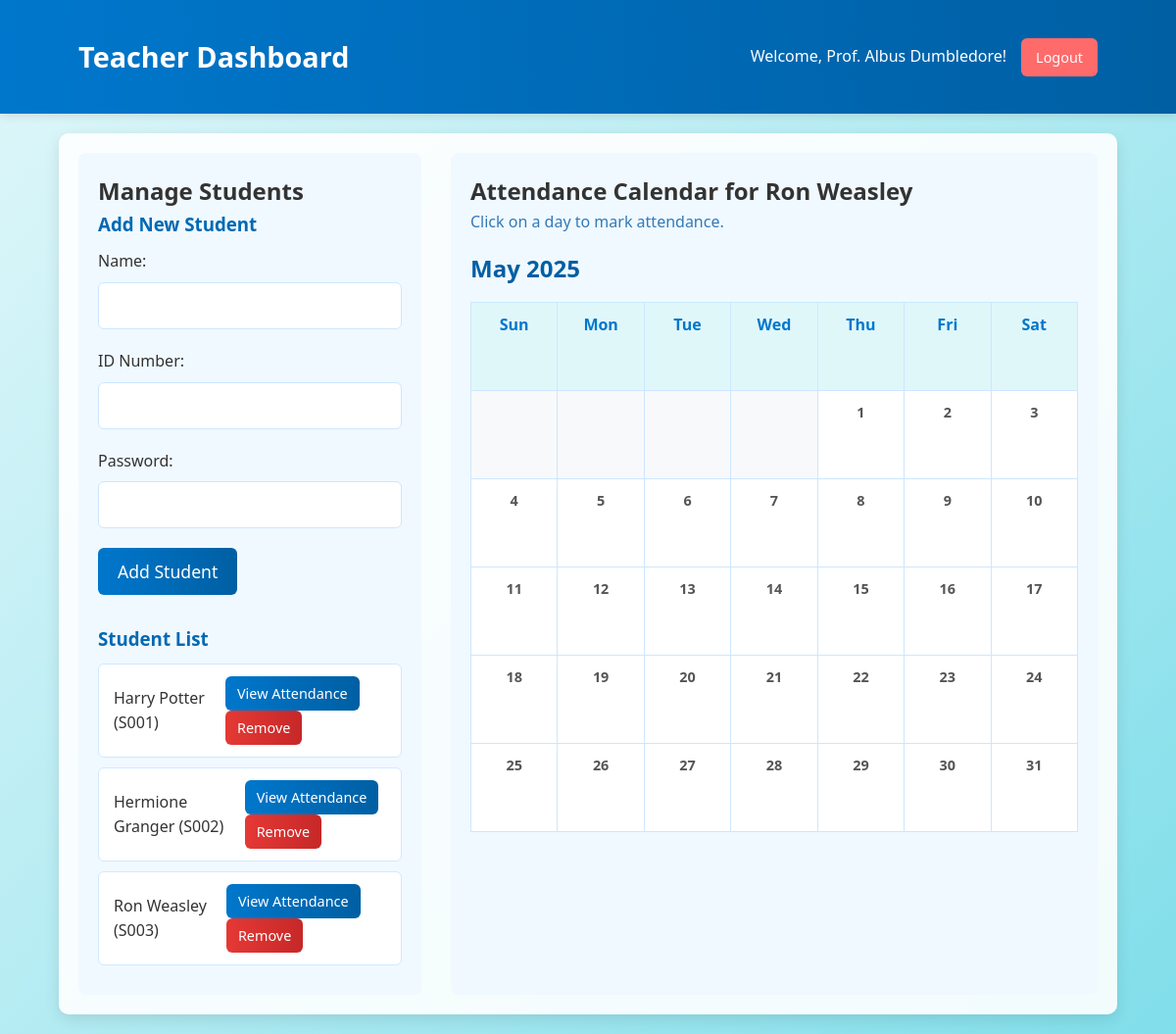
The app's page /teacher_dashboard.php?view_student_id=4 (signed in) with its own data.
### tables this page shows
CREATE TABLE IF NOT EXISTS `users` (
  `id` INT AUTO_INCREMENT PRIMARY KEY,
  `id_number` VARCHAR(50) UNIQUE NOT NULL,
  `password` VARCHAR(255) NOT NULL,
  `name` VARCHAR(100) NOT NULL,
  `role` ENUM('student', 'teacher') NOT NULL
);

### calendar_functions.php (the view, shortened to what this page needs)
<?php
function getAttendanceData($pdo, $student_id, $month, $year) {
    $attendance_data = [];
    try {
        $stmt = $pdo->prepare("SELECT DAY(attendance_date) as day, status FROM attendance WHERE student_user_id = :student_id AND MONTH(attendance_date) = :month AND YEAR(attendance_date) = :year");
        $stmt->bindParam(':student_id', $student_id, PDO::PARAM_INT);
        $stmt->bindParam(':month', $month, PDO::PARAM_INT);
        $stmt->bindParam(':year', $year, PDO::PARAM_INT);
        $stmt->execute();
        $records = $stmt->fetchAll(PDO::FETCH_ASSOC);
    } catch (PDOException $e) {
        error_log("Error fetching attendance: " . $e->getMessage());
    }
    return $attendance_data;
}
function generateCalendar($month, $year, $student_id_for_view, $is_teacher_view = false, $pdo = null) {
    if ($student_id_for_view) {
        $attendance = getAttendanceData($pdo, $student_id_for_view, $month, $year);
    }
    $daysOfWeek = ['Sun', 'Mon', 'Tue', 'Wed', 'Thu', 'Fri', 'Sat'];
    $firstDayOfMonth = mktime(0, 0, 0, $month, 1, $year);
    $numberDays = date('t', $firstDayOfMonth);
    $dateComponents = getdate($firstDayOfMonth);
    $monthName = $dateComponents['month'];
    $dayOfWeek = $dateComponents['wday'];
    $calendar = "<div class='calendar-controls'>";
    $calendar .= "<h2>" . htmlspecialchars($monthName) . " " . htmlspecialchars($year) . "</h2>";
    $calendar .= "</div>";
    $calendar .= "<table class='calendar'>";
    $calendar .= "<thead><tr>";
    foreach ($daysOfWeek as $day) {
        $calendar .= "<th class='calendar-header'>" . htmlspecialchars($day) . "</th>";
    }
    $calendar .= "</tr></thead>";
    $calendar .= "<tbody><tr>";
    if ($dayOfWeek > 0) {
        for ($k = 0; $k < $dayOfWeek; $k++) {
            $calendar .= "<td class='calendar-day empty'></td>";
        }
    }
    $currentDay = 1;
    while ($currentDay <= $numberDays) {
        if ($dayOfWeek == 7) {
            $dayOfWeek = 0;
            $calendar .= "</tr><tr>";
        }
        $dateStr = $year . '-' . str_pad($month, 2, '0', STR_PAD_LEFT) . '-' . str_pad($currentDay, 2, '0', STR_PAD_LEFT);
        $class = 'calendar-day';
        $status_icon = '';
        $data_attributes = "data-date='" . htmlspecialchars($dateStr) . "'";
        if ($is_teacher_view && $student_id_for_view) {
             $data_attributes .= " data-student-id='" . htmlspecialchars($student_id_for_view) . "'";
             $class .= ' teacher-clickable-day';
        }
        $calendar .= "<td class='" . htmlspecialchars($class) . "' " . $data_attributes . ">";
        $calendar .= "<div class='day-number'>" . htmlspecialchars($currentDay) . "</div>";
        $calendar .= "<div class='day-status'>" . $status_icon . "</div>";
        $calendar .= "</td>";
        $currentDay++;
        $dayOfWeek++;
    }
    $calendar .= "</tr></tbody></table>";
    if ($is_teacher_view) {
        $calendar .= "<div id='attendance-marker-tooltip' class='attendance-marker-tooltip' style='display:none;'>
                        <button class='btn-present'>Mark Present</button>
                        <button class='btn-absent'>Mark Absent</button>
                      </div>";
    }
    return $calendar;
}
?>

### teacher_dashboard.php (shortened to what this page needs)
<?php
require 'calendar_functions.php';
$teacher_name = $_SESSION['user_name'];
$students = [];
try {
    $stmt = $pdo->query("SELECT id, id_number, name FROM users WHERE role = 'student' ORDER BY name ASC");
    $students = $stmt->fetchAll(PDO::FETCH_ASSOC);
} catch (PDOException $e) {
    $_SESSION['error_message'] = "Error fetching students: " . $e->getMessage();
}
$month = date('m');
$year = date('Y');
$view_student_id = isset($_GET['view_student_id']) ? (int)$_GET['view_student_id'] : null;
$view_student_name = '';
if ($view_student_id) {
    try {
        $stmt = $pdo->prepare("SELECT name FROM users WHERE id = :id AND role = 'student'");
        $stmt->bindParam(':id', $view_student_id, PDO::PARAM_INT);
        $stmt->execute();
        $student_to_view = $stmt->fetch();
        if ($student_to_view) {
            $view_student_name = $student_to_view['name'];
        } else {
            $view_student_id = null;
            $_SESSION['error_message'] = "Selected student not found.";
        }
    } catch (PDOException $e) {
        $_SESSION['error_message'] = "Error fetching student details: " . $e->getMessage();
        $view_student_id = null;
    }
}
?>
<!DOCTYPE html>
<html lang="en">
<head>
    <link rel="stylesheet" href="style.css">
</head>
<body>
    <header class="dashboard-header">
        <div class="container">
            <h1>Teacher Dashboard</h1>
            <div class="user-info">
                <span>Welcome, <?php echo htmlspecialchars($teacher_name); ?>!</span>
                <a href="logout.php" class="btn btn-logout">Logout</a>
            </div>
        </div>
    </header>
    <div class="container">
        <div class="teacher-actions">
            <div class="student-management">
                <h2>Manage Students</h2>
                <form action="add_student.php" method="POST" class="add-student-form">
                    <h3>Add New Student</h3>
                    <div class="input-group">
                        <label for="student_name">Name:</label>
                        <input type="text" id="student_name" name="student_name" required>
                    </div>
                    <div class="input-group">
                        <label for="student_id_number">ID Number:</label>
                        <input type="text" id="student_id_number" name="student_id_number" required>
                    </div>
                    <div class="input-group">
                        <label for="student_password">Password:</label>
                        <input type="password" id="student_password" name="student_password" required>
                    </div>
                    <button type="submit" class="btn">Add Student</button>
                </form>
                <h3>Student List</h3>
                <?php if (count($students) > 0): ?>
                <ul class="student-list">
                    <?php foreach ($students as $student): ?>
                    <li>
                        <span><?php echo htmlspecialchars($student['name']); ?> (<?php echo htmlspecialchars($student['id_number']); ?>)</span>
                        <div class="student-actions">
                            <a href="teacher_dashboard.php?view_student_id=<?php echo $student['id']; ?>" class="btn btn-small">View Attendance</a>
                            <a href="remove_student.php?student_id=<?php echo $student['id']; ?>" class="btn btn-small btn-danger" onclick="return confirm('Are you sure you want to remove this student and all their attendance records?');">Remove</a>
                        </div>
                    </li>
                    <?php endforeach; ?>
                </ul>
                <?php else: ?>
                <p>No students found.</p>
                <?php endif; ?>
            </div>
            <?php if ($view_student_id && $view_student_name): ?>
            <div class="student-calendar-view">
                <h2>Attendance Calendar for <?php echo htmlspecialchars($view_student_name); ?></h2>
                <p>Click on a day to mark attendance.</p>
                <div id="teacher-calendar-container" data-current-student-id="<?php echo $view_student_id; ?>">
                    <?php echo generateCalendar((int)$month, (int)$year, $view_student_id, true, $pdo); ?>
                </div>
            </div>
            <?php elseif (isset($_GET['view_student_id'])): ?>
            <div class="student-calendar-view">
                 <p class="error-message">Could not load calendar for the selected student. They may have been removed or an error occurred.</p>
            </div>
            <?php endif; ?>
        </div>
    </div>
</body>
</html>

### style.css (style rules this page uses)
* { margin: 0; padding: 0; box-sizing: border-box; font-family: 'Segoe UI', Tahoma, Geneva, Verdana, sans-serif; }
body { background: linear-gradient(135deg, #e0f7fa, #b2ebf2, #80deea); color: #333; line-height: 1.6; display: flex; flex-direction: column; min-height: 100vh; }
.container { width: 90%; max-width: 1200px; margin: 20px auto; padding: 20px; background-color: rgba(255, 255, 255, 0.9); border-radius: 10px; box-shadow: 0 5px 15px rgba(0, 0, 0, 0.1); }
.input-group { margin-bottom: 20px; text-align: left; }
.input-group label { display: block; margin-bottom: 8px; color: #333; font-weight: 500; }
.input-group input, .input-group select { width: 100%; padding: 12px 15px; border: 1px solid #cce7ff; border-radius: 6px; font-size: 1em; transition: border-color 0.3s ease; }
.btn { background: linear-gradient(90deg, #0077cc, #005fa3); color: white; padding: 12px 20px; border: none; border-radius: 6px; cursor: pointer; font-size: 1.1em; font-weight: 500; transition: background 0.3s ease, transform 0.2s ease; text-decoration: none; display: inline-block; }
.dashboard-header { background: linear-gradient(90deg, #0077cc, #005fa3); color: white; padding: 15px 0; box-shadow: 0 2px 10px rgba(0, 0, 0, 0.1); }
.dashboard-header .container { display: flex; justify-content: space-between; align-items: center; background: none; box-shadow: none; padding: 0 20px; }
.dashboard-header h1 { margin: 0; font-size: 1.8em; }
.user-info { display: flex; align-items: center; }
.user-info span { margin-right: 15px; font-size: 1em; }
.btn-logout { background: #ff6b6b; padding: 8px 15px; font-size: 0.9em; }
.calendar-controls { display: flex; justify-content: space-between; align-items: center; margin-bottom: 15px; }
.calendar-controls h2 { margin: 0; font-size: 1.5em; color: #005fa3; border-bottom: none; }
.calendar { width: 100%; border-collapse: collapse; table-layout: fixed; }
.calendar th, .calendar td { border: 1px solid #cce7ff; padding: 10px; text-align: center; height: 90px; vertical-align: top; }
.calendar-header { background-color: #e0f7fa; color: #0077cc; font-weight: 600; padding: 12px 5px; }
.calendar-day { background-color: #fff; transition: background-color 0.3s ease; position: relative; }
.calendar-day .day-number { font-weight: bold; font-size: 0.9em; color: #555; margin-bottom: 5px; }
.calendar-day.empty { background-color: #f8f9fa; }
.teacher-clickable-day { cursor: pointer; }
.teacher-actions { display: flex; gap: 30px; flex-wrap: wrap; }
.student-management { flex: 1; min-width: 300px; background-color: #f0f9ff; padding: 20px; border-radius: 8px; }
.student-management h3 { color: #0069b3; margin-top: 20px; margin-bottom: 10px; }
.student-management h3:first-of-type { margin-top: 0; }
.add-student-form { margin-bottom: 30px; }
.student-list { list-style: none; padding: 0; }
.student-list li { display: flex; justify-content: space-between; align-items: center; padding: 12px 15px; background-color: #fff; border: 1px solid #d1e9ff; border-radius: 6px; margin-bottom: 10px; transition: box-shadow 0.2s ease; }
.student-list span { font-weight: 500; }
.student-actions .btn { margin-left: 10px; }
.btn-small { padding: 6px 12px; font-size: 0.9em; }
.btn-danger { background: linear-gradient(90deg, #e53935, #c62828); }
.student-calendar-view { flex: 2; min-width: 400px; background-color: #f0f9ff; padding: 20px; border-radius: 8px; }
.student-calendar-view h2 { margin-top: 0; }
.student-calendar-view p { margin-bottom: 15px; color: #337ab7; }

### records on screen
users: name "Harry Potter", id_number "S001"
users: name "Hermione Granger", id_number "S002"
users: name "Ron Weasley", id_number "S003"

### other values on screen
$teacher_name "Prof. Albus Dumbledore"
$monthName "May"
$day "Sun"
$day "Mon"
$day "Tue"
$day "Wed"
$day "Thu"
$day "Fri"
$day "Sat"
